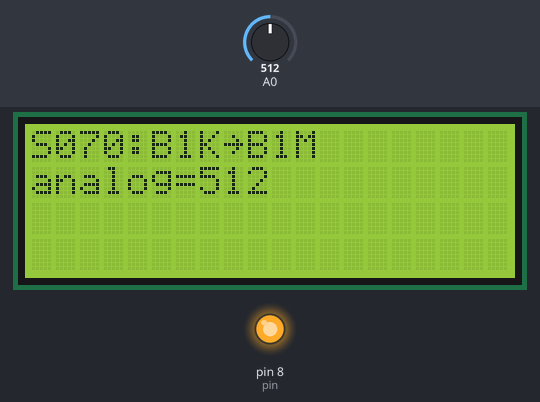
A sketch run on a simulated Arduino Uno, built with avr-gcc and run on an emulated ATmega328P. Shown: 20×4 character LCD, output pins drawn as LEDs (lit = HIGH). Inputs (shaded band) come from the test bench; at power-on: A0 = 512.

Above: at 2.2 s.
2.3 s: A0 set to 716
At 3.5 s:
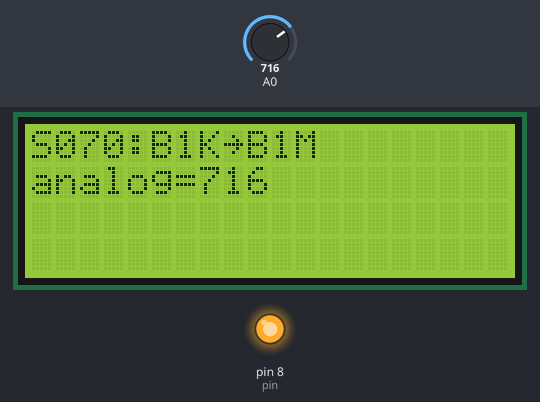
3.8 s: A0 set to 900
At 4.7 s:
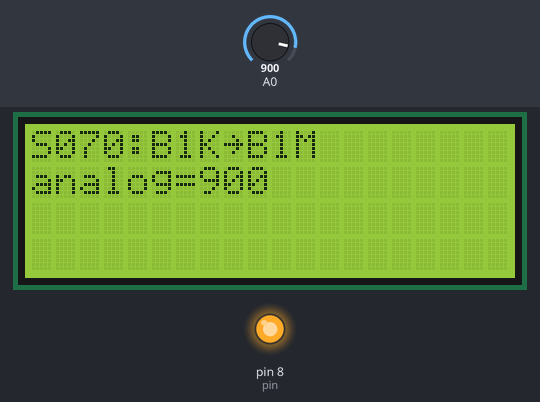
5.3 s: A0 set to 1023
At 5.8 s:
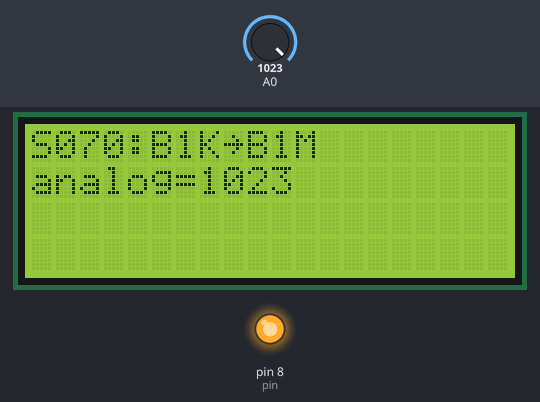
Timing chart, 0 to 8.3 s (numbered marks = the images above; inputs shaded):
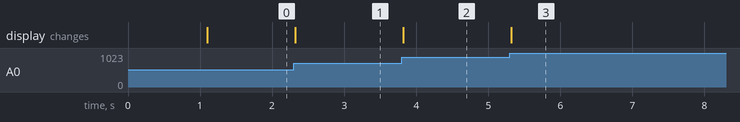

The sketch:

basic_test.ino
```cpp
/* Linear Potentiometer B1K~B1M (B1K~B1M) [S070] : http://rdiot.tistory.com/193 [RDIoT Demo] */

#include <Wire.h>
#include <LiquidCrystal_I2C.h>

LiquidCrystal_I2C lcd(0x27,20,4);  // LCD2004
int pin=8;

void setup()
{
  lcd.init();  // initialize the lcd
  lcd.backlight();
  lcd.print("start LCD2004");
  pinMode(pin, OUTPUT);

  digitalWrite(pin,HIGH);
  delay(1000);

  lcd.clear();
}

void loop()
{
  lcd.setCursor(0,0);
  lcd.print("S070:B1K~B1M");

  lcd.setCursor(0,1);
  lcd.print("analog=" + (String)analogRead(A0) + " ");
}
```

Measured:
- after the input at 2.3 s, the display: changes at once (image 1)
- after the input at 3.8 s, the display: changes at once (image 2)
- after the input at 5.3 s, the display: changes at once (image 3)
